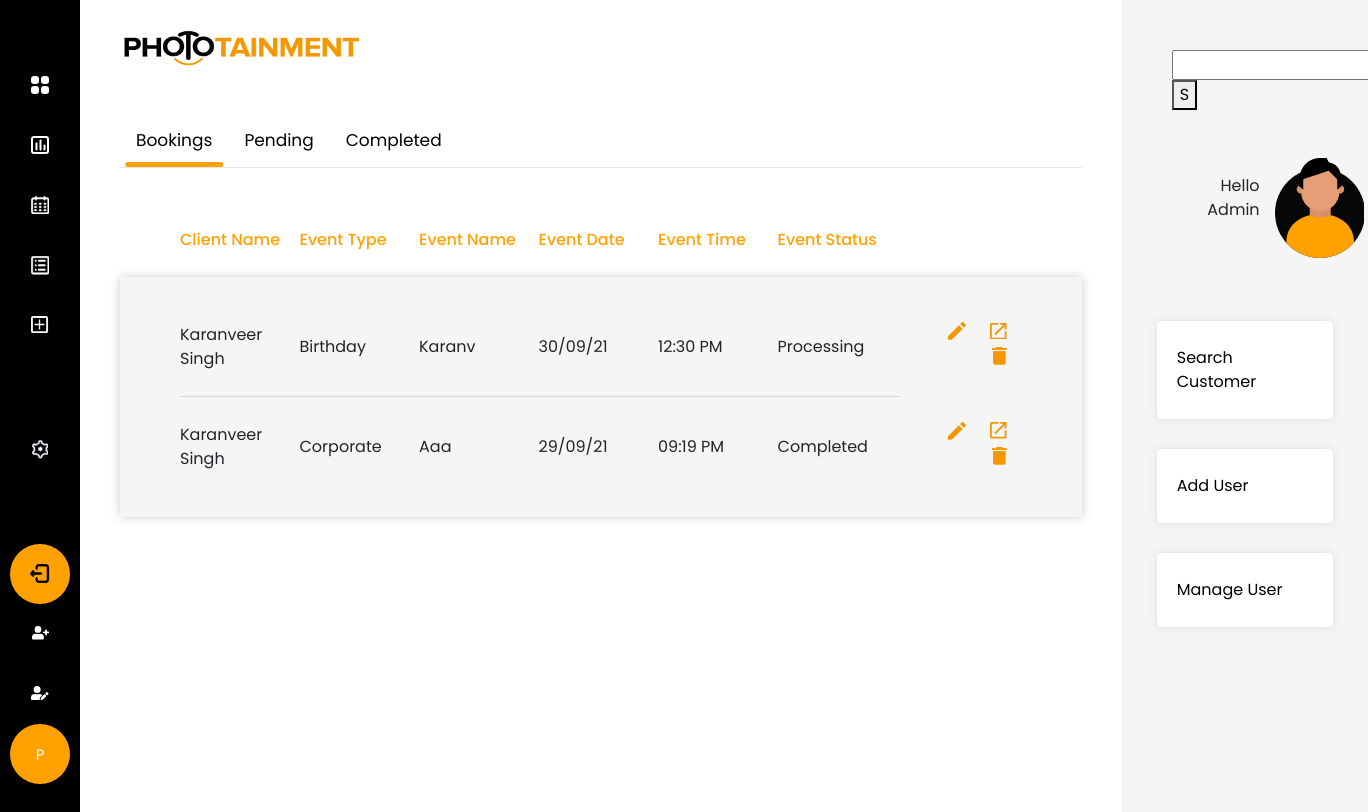
Page /phototainment/index (signed in) on the earlier database version.
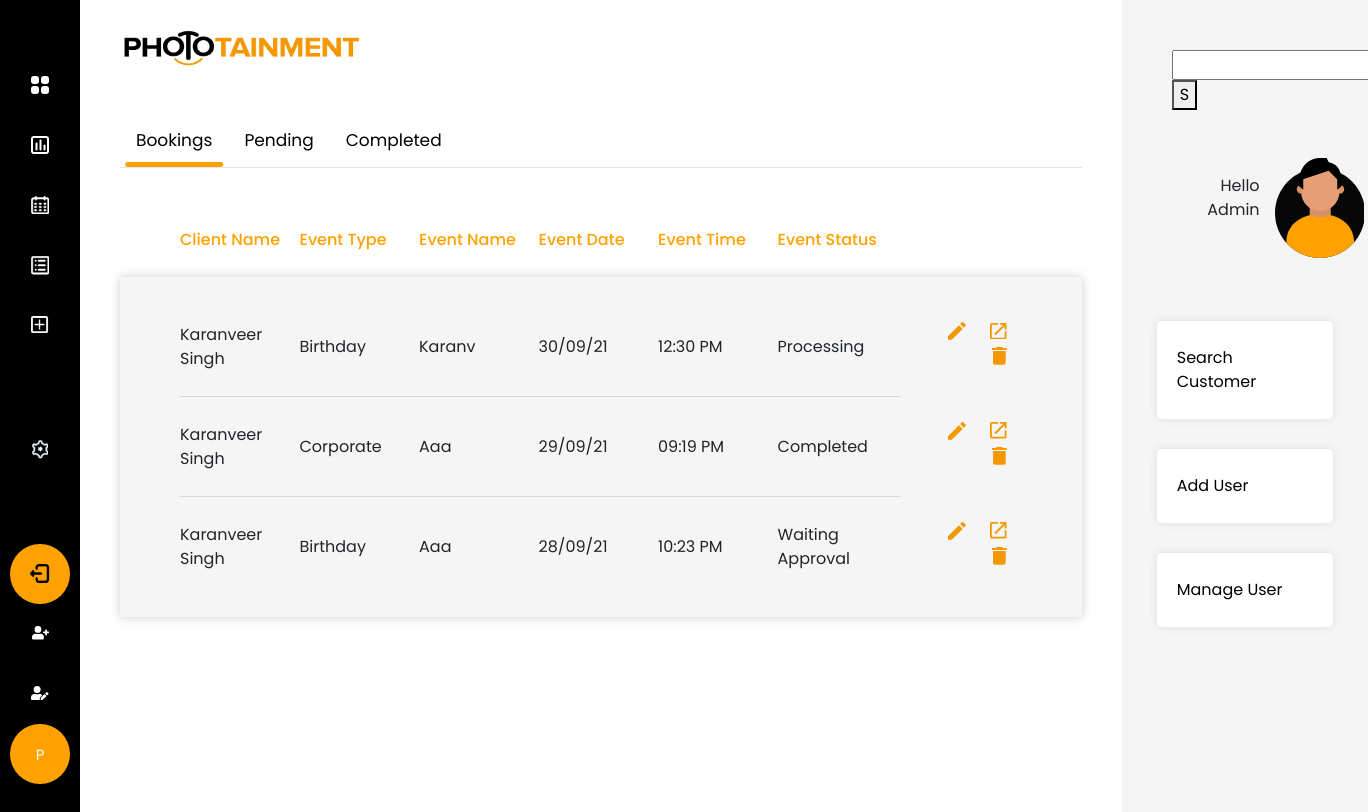
Same page on the later database version.
### app/models.py (models this page shows)
class Event(db.Model):
    __tablename__ = "event_booking"
    booking_id = db.Column(db.Integer, primary_key=True)
    event_name = db.Column(db.String(50), nullable=True)
    lead_date = db.Column(db.DateTime, nullable=False)
    event_date = db.Column(db.DateTime, nullable=False)
    duration = db.Column(db.Time, nullable=False)
    start_time = db.Column(db.Time, nullable=False)
    additional_information = db.Column(db.String(200), nullable=True)
    contacts = relationship("BookingContacts", back_populates="booking")
    comment = relationship("Comment", back_populates="booking")
    venue_id = db.Column(db.Integer, db.ForeignKey("event_venue.venue_id"), nullable=True)
    venue = relationship("EventVenue", back_populates="booking")
    user_id = db.Column(db.Integer, db.ForeignKey("user.id"), nullable=False)
    user = relationship("User", back_populates="events")
    type_id = db.Column(db.Integer, db.ForeignKey("event_type.type_id"), nullable=False)
    type = relationship("EventType", back_populates="events")
    status_id = db.Column(db.Integer, db.ForeignKey("event_status.status_id"), nullable=False)
    status = relationship("EventStatus", back_populates="events")
    client_id = db.Column(db.Integer, db.ForeignKey("client.client_id"), nullable=False)
    client = relationship("Client", back_populates="events")

class Client(db.Model):
    __tablename__ = "client"
    client_id = db.Column(db.Integer, primary_key=True)
    client_first_name = db.Column(db.String(50), nullable=False)
    client_last_name = db.Column(db.String(50), nullable=False)
    client_email = db.Column(db.String(50), nullable=False)
    company_name = db.Column(db.String(50), nullable=False)
    primary_contact = db.Column(db.String(10), nullable=False)
    events = relationship("Event", back_populates="client")

class EventType(db.Model):
    __tablename__ = "event_type"
    type_id = db.Column(db.Integer, primary_key=True)
    event_type = db.Column(db.String(50), unique=True, nullable=False)
    events = relationship("Event", back_populates="type")

class EventStatus(db.Model):
    __tablename__ = "event_status"
    status_id = db.Column(db.Integer, primary_key=True)
    status = db.Column(db.String(50), unique=True, nullable=False)
    events = relationship("Event", back_populates="status")

class User(UserMixin, db.Model):
    __tablename__ = "user"
    id = db.Column(db.Integer, primary_key=True)
    username = db.Column(db.String(50), unique=True, nullable=False)
    password = db.Column(db.String(100), nullable=False)
    job_description = db.Column(db.String(50), nullable=False)
    role_id = db.Column(db.Integer, db.ForeignKey("user_role.role_id"), nullable=False)
    role = relationship("Role", back_populates="user")
    comment = relationship("Comment", back_populates="user")
    events = relationship("Event", back_populates="user")

### app/phototainment/views.py (the view)
@custom_bp.route("/index")
@login_required
def home():
    events = db.session.query(Event, Client.client_first_name, Client.client_last_name, Client.client_email,
                              Client.primary_contact, ).select_from(Event, Client).join(Client)
    recent_bookings = [event for event in events if datetime.now() - event[0].lead_date < timedelta(days=7)]
    pending_events = events.filter(Event.__table__.c['status_id'].like(1))
    completed_events = events.filter(Event.__table__.c['status_id'].like(4))
    return render_template(
        "index.html",
        all_bookings=recent_bookings,
        pending_bookings=pending_events,
        completed_bookings=completed_events
    )

### app/models.py (called while the page is built)
@login_manager.user_loader
def load_user(user_id):
    return User.query.get(int(user_id))

### app/phototainment/templates/index.html (shortened to what this page needs)
{% extends 'base.html' %}
{% block navbar %}{% include 'sidebar.html' %}{% endblock %}
{% block content %}
<div class="tab">
    <button class="tablinks active" onclick="openCity(event, 'Bookings')">Bookings</button>
    <button class="tablinks" onclick="openCity(event, 'Pending')">Pending</button>
    <button class="tablinks" onclick="openCity(event, 'Completed')">Completed</button>
</div>
<div id="Bookings" class="tabcontent" style="display:block">
    {% with filtered_events=all_bookings %}
    {% include 'events-table.html' %}
    {% endwith %}
</div>
{% endblock %}
{% block side_bar %}{% include 'right-bar.html' %}{% endblock %}

### app/templates/base.html (shortened to what this page needs)
<!DOCTYPE html>
<html lang="en">
<head>
    <link rel="stylesheet" href="{{ url_for('static', filename='css/all.min.css') }}">
    <link rel="stylesheet" href="{{ url_for('static', filename='css/bootstrap.min.css') }}">
    <link rel="stylesheet" href="{{ url_for('static', filename='css/style.css') }}">
</head>
<body>
<div class="wrapper">
    {% block navbar %}{% endblock %}
    <div id="content">
        <header class="pb-5">
            <div class="col-3 p-0"><img class="w-100 p-0" src="{{ url_for('static', filename='img/logo.png') }}"
                                        alt="logo"/></div>
        </header>
        {% block content %}{% endblock %}
    </div>
    {% block side_bar %}{% endblock %}
</body>
</html>

### app/templates/sidebar.html (shortened to what this page needs)
<nav id="sidebar" class="active">
    <ul class="list-unstyled components">
        <li>
            <a href="{{ url_for('phototainment.home') }}">
            </a>
        </li>
        <li>
            <a href="{{ url_for('phototainment.charts') }}">
            </a>
        </li>
        <li>
            <a href="{{ url_for('phototainment.upcoming_events') }}">
            </a>
        </li>
        <li>
            <a href="{{ url_for('phototainment.search_event') }}">
            </a>
        </li>
        <li>
            <a href="{{ url_for('phototainment.add_event') }}">
            </a>
        </li>
        <li class="icon-settings">
            <a href="#">
            </a>
        </li>
        <li>
            <a href="{{ url_for('phototainment.logout') }}" class="article">
            </a>
        </li>
        {% if current_user.role.role_id == 1 %}
        <li><a href="{{ url_for('phototainment.register') }}">
        </a></li>
        <li><a href="{{ url_for('phototainment.manage_user') }}">
        </a></li>
        {% endif %}
        <li><a href="{{ url_for('phototainment.change_password') }}" class="article">P</a></li>
    </ul>
</nav>

### app/phototainment/templates/events-table.html (shortened to what this page needs)
<div class="row m-0">
        <ul class="table-main">
            <li class="table-head">
                <ul class="table-row">
                    <li class="table-item">Client Name</li>
                    <li class="table-item">Event Type</li>
                    <li class="table-item">Event Name</li>
                    <li class="table-item">Event Date</li>
                    <li class="table-item">Event Time</li>
                    <li class="table-item">Event Status</li>
                    <li></li>
                </ul>
            </li>
            <li class="table-body">
                {% for event in filtered_events %}
                <ul class="table-row">
                    <li class="table-item">{{event.client_first_name.title()}} {{event.client_last_name.title()}}</li>
                    <li class="table-item">{{event[0].type.event_type.title()}}</li>
                    <li class="table-item">{{event[0].event_name.title()}}</li>
                    <li class="table-item">{{event[0].event_date.strftime("%d/%m/%y")|safe}}</li>
                    <li class="table-item">{{event[0].event_date.strftime("%I:%M %p")|safe}}</li>
                    <li class="table-item">{{event[0].status.status.title()}}</li>
                    <li class="table-item manage-table-data">
                        <a class="btn btn-dark edit-btn"
                           href="{{ url_for('phototainment.edit_event', booking_id=event[0].booking_id) }}">
                        </a>
                        <a class="open-btn" target="_blank" href="{{url_for('phototainment.view_booking', booking_id = event[0].booking_id)}}">
                        </a>
                        <button class="btn btn-primary delete-btn"
                                onclick="deleteEvent('{{ url_for('phototainment.delete_event', booking_id=event.booking_id) }}')">
                        </button>
                    </li>
                </ul>
                {% endfor %}
            </li>
        </ul>
    </div>

### app/templates/right-bar.html
<div class="right-bar col-xl-2 col-lg-3 col-md-3">
    <form method="post">
        <input type="text">
        <button type="submit">S</button>
    </form>
    <div class="row py-5 greeting-outer">
        <div class="col-7 text-right greeting-txt">
            <p class="m-0">Hello</p>
            <p class="m-0">{{ current_user.username.title() }}</p>
        </div>
        <div class="col-5 greeting-img">
            <img src="{{ url_for('static', filename='img/user.png') }}" alt="user" />
        </div>
    </div>
    <div class="row">
    <div class="bar-quick-links col-12 p-0">
        <ul>
            <li><a href="#">Search Customer</a></li>
            <li><a href="#">Add User</a></li>
            <li><a href="#">Manage User</a></li>
        </ul>
    </div>
        </div>
</div>

### app/static/css/style.css (style rules this page uses)
body { font-family: 'Poppins', sans-serif; background: #343434; }
.wrapper { display: flex; align-items: stretch; }
#sidebar { min-width: 250px; max-width: 250px; background: #000000;; color: #fff; transition: all 0.3s; }
#sidebar.active { min-width: 80px; max-width: 80px; text-align: center; }
#sidebar ul li a { text-align: left; color: #fff; }
#sidebar.active ul li a { padding: 20px 10px; text-align: center; font-size: 0.85em; width: 60px; height: 60px; margin: auto; border-radius: 60px; }
.icon-settings { margin: 8vh 0; }
#sidebar ul.components { padding: 7vh 0; }
#sidebar ul li a { padding: 10px; font-size: 15px !important; display: block; }
ul ul a { font-size: 0.9em !important; padding-left: 30px !important; background: rgb(255, 127, 0, 0.7); box-shadow: 0px 0px 14px rgb(52 52 52 / 20%) inset; }
a.article, a.article:hover { background: #FFA101 !important; color: #fff !important; }
.right-bar { background: #F5F5F5; padding:50px; min-width: 18%; }
.greeting-txt { padding: 9% 0; }
.bar-quick-links ul { margin: 0; padding: 0; width: 100%; float: left; list-style: none; }
.bar-quick-links ul li { margin: 15px 0; width: 100%; float: left; }
.bar-quick-links ul li a { padding: 25px 20px; background: #fff; width: 100%; box-shadow: 0 0 10px rgba(0, 0, 0, 0.1); float: left; color: #000; border-radius: 5px; }
#content { padding: 30px 40px; background: #fff; min-height: 100vh; width: 100% !important; transition: all 0.3s; }
.table-main, .table-row { width: 100%; margin: 0; padding: 0; list-style: none; float: left; }
.table-row { align-items: center; position: relative; display: flex; }
.table-row::before { width: 85.5%; content: ''; height: 1px; background: #d7d7d7; bottom: 0; position: absolute; }
.table-row:last-child::before { display: none; }
.table-head { width: 100%; float: left; padding: 0 60px; }
.table-body { width: 100%; float: left; background: #F5F5F5; box-shadow: 0 0 10px rgb(0 0 0 / 20%); padding: 20px 60px; }
.table-item { float: left; padding: 25px 0; width: 14.2%; }
.table-row li:last-child { border: none; padding: 25px 0 25px 2%; }
.table-head .table-row { display: initial; font-weight: 500; }
.table-head .table-item { color: #FFA101; text-align: left; }
.delete-btn, .edit-btn, .open-btn { background: none; border: none; box-shadow: none; padding: 0 10px !important; margin: 0; }
.manage-table-data { text-align: right; }
.tab { overflow: hidden; border-bottom: 1px solid #E2E7EE; }
.tab button { background-color: inherit; float: left; border: none; outline: none; cursor: pointer; padding: 14px 16px; transition: 0.3s; font-size: 17px; position: relative; }
.tab button:hover::before, .tab button.active::before { position: absolute; bottom: 0; content: ''; width: 90%; height: 5px; background: #FFA101; border-radius: 20px; left: 50%; transform: translateX(-50%) }
.tabcontent { display: none; margin: 35px 0 0 0; border-top: none; }

Differences in the rows shown:
added Event: client_first_name "Karanveer", client_last_name "Singh", event_type "Birthday", event_name "Aaa", event_date "28/09/21", event_date "10:23 PM", status "Waiting Approval"
